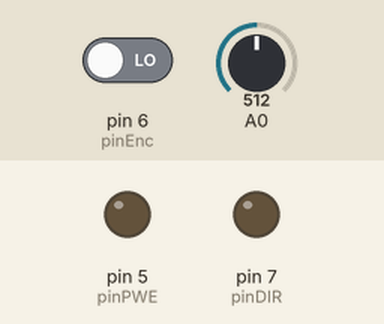
Recording of a sketch running on a simulated Arduino Uno, built with avr-gcc and run on an emulated ATmega328P. Parts: output pins drawn as LEDs (lit = HIGH). The inputs (shaded band) are chosen by the test bench; at power-on: A0 = 512, pin 6 (pinEnc) LOW.

Above: at 1.2 s.
1.3 s: A0 set to 425
2.8 s: A0 set to 399
At 3.8 s:
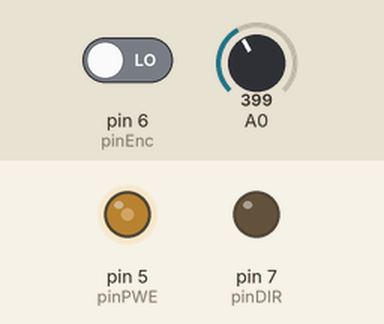
4.3 s: A0 set to 624
At 5.0 s:
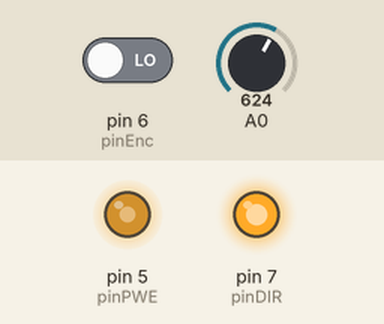
5.8 s: A0 set to 604
At 6.1 s:
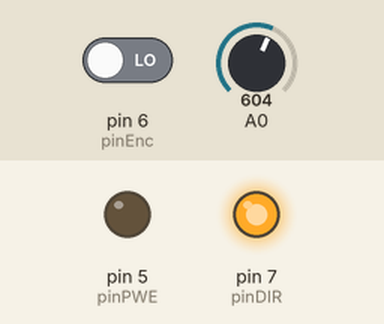
7.3 s: A0 set to 900
At 8.4 s:
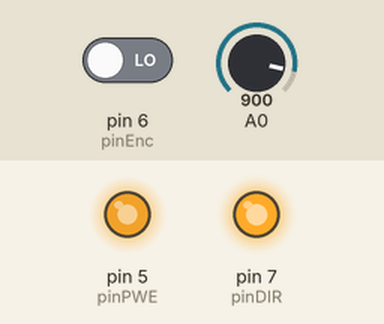
8.8 s: A0 set to 511
At 9.6 s:
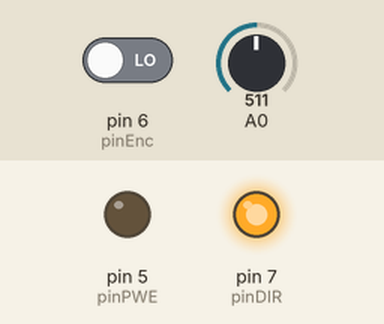
Timing chart, 0 to 11.3 s (numbered marks = the images above; inputs shaded):
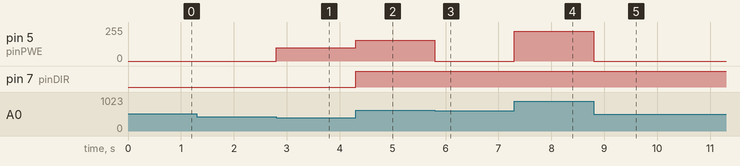

Measured:
- the behaviour switches between 410 and 409 on A0 (found by bisection; images 0 and 1)
- the behaviour switches between 615 and 614 on A0 (found by bisection; images 2 and 3)
- after the input at 1.3 s, every drawn part: stays the same
- after the input at 2.8 s, pin 5 (pinPWE): 0/255 → 99/255 at once
- after the input at 4.3 s, pin 5 (pinPWE): 99/255 → 155/255 at once; pin 7 (pinDIR): LOW → HIGH at once
- after the input at 5.8 s, pin 5 (pinPWE): 155/255 → 0/255 at once
- after the input at 7.3 s, pin 5 (pinPWE): 0/255 → 224/255 at once
- after the input at 8.8 s, pin 5 (pinPWE): 224/255 → 0/255 at once

The sketch:

task-1.ino
```cpp
int pinPWE = 5, pinDIR = 7, pinEnc = 6;
float gradus = 0; int encoder = 0; int flag = 0; int count = 0;

void checkRound()
{
	gradus = gradus + 22.5;
	if (int(gradus) % 360 == 0) {
		count++;
		gradus = 0;
	}
}

void setup()
{
	pinMode(pinEnc, INPUT);
	pinMode(pinPWE, OUTPUT);
	pinMode(pinDIR, OUTPUT);
	//digitalWrite(pinDIR, LOW);
	//digitalWrite(pinDIR, HIGH);
}

void loop()
{
	encoder = digitalRead(6);
	if ((encoder == HIGH) && (flag == 0)){
		checkRound();
		flag = 1;
	}
	if ((encoder == LOW) && (flag == 1)){
		checkRound();
		flag = 0;
	}
	int sensorReading = analogRead(A0);
	int t = map(sensorReading, 0, 1023, 0, 255);
	if (sensorReading <= 410)
		digitalWrite(pinDIR, LOW);
	if (sensorReading >= 614)
		digitalWrite(pinDIR, HIGH);
	if ((sensorReading >= 410) && (sensorReading <= 614))
		t = 0;

	analogWrite(pinPWE, t);

}
```
